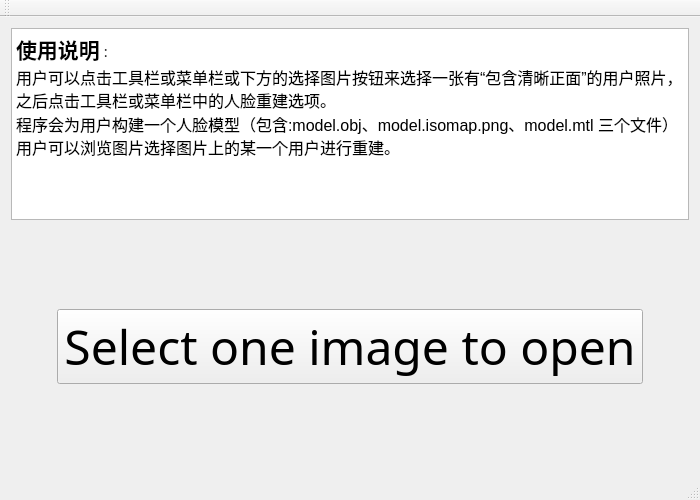
<?xml version="1.0" encoding="UTF-8"?>
<ui version="4.0">
 <class>MainWindow</class>
 <widget class="QMainWindow" name="MainWindow">
  <property name="geometry">
   <rect>
    <x>0</x>
    <y>0</y>
    <width>700</width>
    <height>500</height>
   </rect>
  </property>
  <property name="minimumSize">
   <size>
    <width>700</width>
    <height>500</height>
   </size>
  </property>
  <property name="windowTitle">
   <string>MainWindow</string>
  </property>
  <widget class="QWidget" name="howToUse">
   <layout class="QGridLayout" name="gridLayout">
    <item row="1" column="1">
     <spacer name="verticalSpacer">
      <property name="orientation">
       <enum>Qt::Vertical</enum>
      </property>
      <property name="sizeHint" stdset="0">
       <size>
        <width>20</width>
        <height>40</height>
       </size>
      </property>
     </spacer>
    </item>
    <item row="0" column="0" colspan="3">
     <widget class="QTextBrowser" name="textBrowser">
      <property name="html">
       <string>&lt;!DOCTYPE HTML PUBLIC &quot;-//W3C//DTD HTML 4.0//EN&quot; &quot;http://www.w3.org/TR/REC-html40/strict.dtd&quot;&gt;
&lt;html&gt;&lt;head&gt;&lt;meta name=&quot;qrichtext&quot; content=&quot;1&quot; /&gt;&lt;style type=&quot;text/css&quot;&gt;
p, li { white-space: pre-wrap; }
&lt;/style&gt;&lt;/head&gt;&lt;body style=&quot; font-family:'SimSun'; font-size:9pt; font-weight:400; font-style:normal;&quot;&gt;
&lt;p style=&quot; margin-top:0px; margin-bottom:0px; margin-left:0px; margin-right:0px; -qt-block-indent:0; text-indent:0px;&quot;&gt;&lt;span style=&quot; font-size:16pt; font-weight:600;&quot;&gt;使用说明&lt;/span&gt;：&lt;/p&gt;
&lt;p style=&quot; margin-top:0px; margin-bottom:0px; margin-left:0px; margin-right:0px; -qt-block-indent:0; text-indent:0px;&quot;&gt;&lt;span style=&quot; font-size:12pt;&quot;&gt;用户可以点击工具栏或菜单栏或下方的选择图片按钮来选择一张有“包含清晰正面”的用户照片，之后点击工具栏或菜单栏中的人脸重建选项。&lt;/span&gt;&lt;/p&gt;
&lt;p style=&quot; margin-top:0px; margin-bottom:0px; margin-left:0px; margin-right:0px; -qt-block-indent:0; text-indent:0px;&quot;&gt;&lt;span style=&quot; font-size:12pt;&quot;&gt;程序会为用户构建一个人脸模型（包含:model.obj、model.isomap.png、model.mtl 三个文件）用户可以浏览图片选择图片上的某一个用户进行重建。&lt;/span&gt;&lt;/p&gt;
&lt;p style=&quot;-qt-paragraph-type:empty; margin-top:0px; margin-bottom:0px; margin-left:0px; margin-right:0px; -qt-block-indent:0; text-indent:0px; font-size:12pt;&quot;&gt;&lt;br /&gt;&lt;/p&gt;
&lt;p style=&quot;-qt-paragraph-type:empty; margin-top:0px; margin-bottom:0px; margin-left:0px; margin-right:0px; -qt-block-indent:0; text-indent:0px; font-size:12pt;&quot;&gt;&lt;br /&gt;&lt;/p&gt;&lt;/body&gt;&lt;/html&gt;</string>
      </property>
      <property name="overwriteMode">
       <bool>false</bool>
      </property>
     </widget>
    </item>
    <item row="2" column="1">
     <widget class="QPushButton" name="selectImageButton">
      <property name="sizePolicy">
       <sizepolicy hsizetype="Minimum" vsizetype="Fixed">
        <horstretch>200</horstretch>
        <verstretch>30</verstretch>
       </sizepolicy>
      </property>
      <property name="font">
       <font>
        <family>幼圆</family>
        <pointsize>36</pointsize>
        <weight>50</weight>
        <bold>false</bold>
       </font>
      </property>
      <property name="statusTip">
       <string extracomment="选择一个图片，打开"/>
      </property>
      <property name="text">
       <string>Select one image to open</string>
      </property>
      <property name="shortcut">
       <string/>
      </property>
      <property name="autoDefault">
       <bool>false</bool>
      </property>
      <property name="default">
       <bool>false</bool>
      </property>
      <property name="flat">
       <bool>false</bool>
      </property>
     </widget>
    </item>
    <item row="2" column="2">
     <spacer name="horizontalSpacer_2">
      <property name="orientation">
       <enum>Qt::Horizontal</enum>
      </property>
      <property name="sizeHint" stdset="0">
       <size>
        <width>40</width>
        <height>20</height>
       </size>
      </property>
     </spacer>
    </item>
    <item row="2" column="0">
     <spacer name="horizontalSpacer">
      <property name="orientation">
       <enum>Qt::Horizontal</enum>
      </property>
      <property name="sizeHint" stdset="0">
       <size>
        <width>40</width>
        <height>20</height>
       </size>
      </property>
     </spacer>
    </item>
    <item row="3" column="1">
     <spacer name="verticalSpacer_2">
      <property name="orientation">
       <enum>Qt::Vertical</enum>
      </property>
      <property name="sizeHint" stdset="0">
       <size>
        <width>20</width>
        <height>40</height>
       </size>
      </property>
     </spacer>
    </item>
   </layout>
  </widget>
  <widget class="QMenuBar" name="menuBar">
   <property name="geometry">
    <rect>
     <x>0</x>
     <y>0</y>
     <width>700</width>
     <height>22</height>
    </rect>
   </property>
  </widget>
  <widget class="QToolBar" name="mainToolBar">
   <attribute name="toolBarArea">
    <enum>TopToolBarArea</enum>
   </attribute>
   <attribute name="toolBarBreak">
    <bool>false</bool>
   </attribute>
  </widget>
  <widget class="QStatusBar" name="statusBar"/>
 </widget>
 <layoutdefault spacing="6" margin="11"/>
 <resources/>
 <connections/>
</ui>
